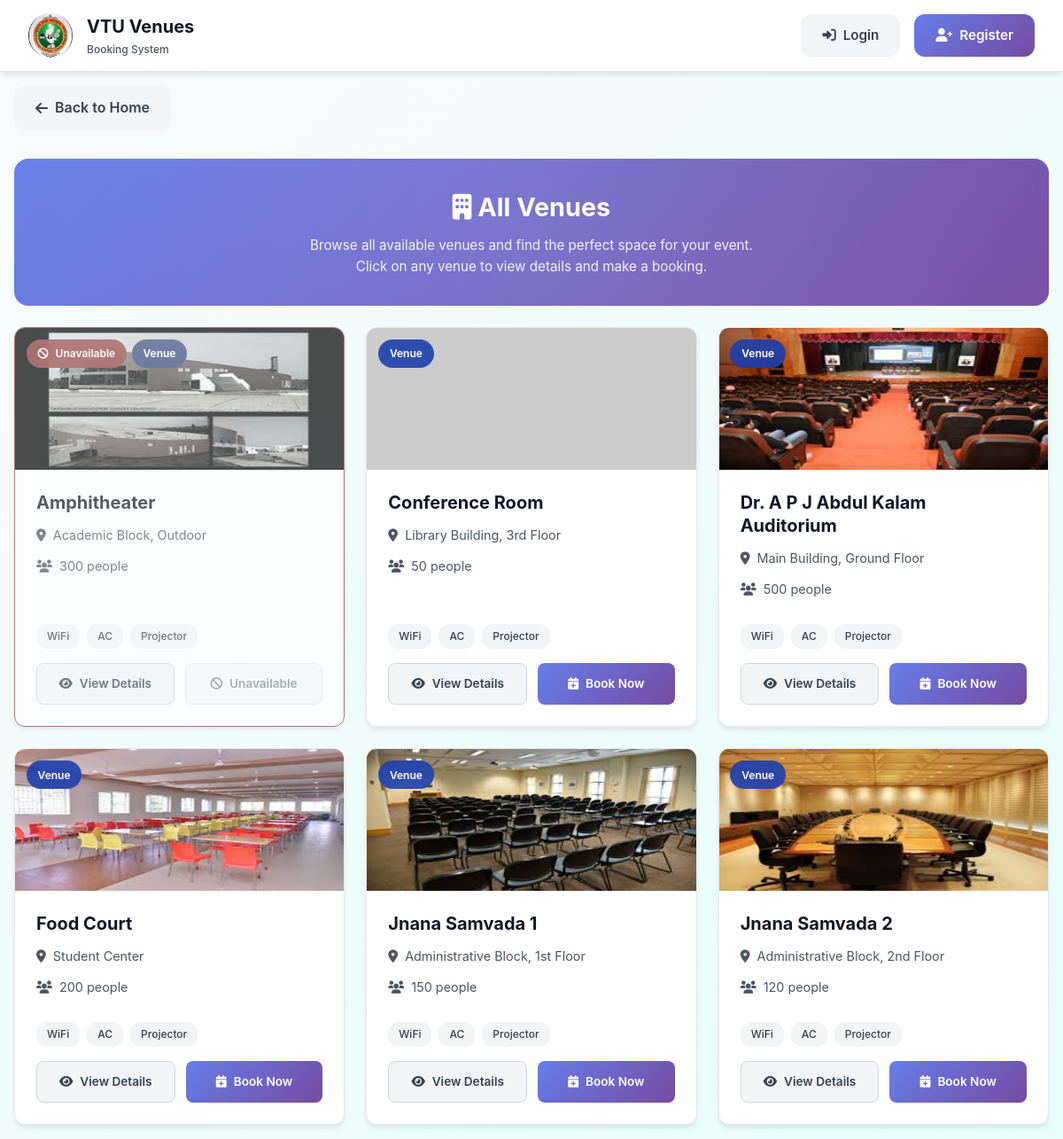
Screenshot of /public/venues.php with the database file from the repository.
### tables this page shows
CREATE TABLE `venues` (
  `id` int NOT NULL AUTO_INCREMENT,
  `name` varchar(150) NOT NULL,
  `location` varchar(255) DEFAULT NULL,
  `capacity` int DEFAULT NULL,
  `price` decimal(10,2) DEFAULT NULL,
  `description` text,
  `is_available` tinyint(1) DEFAULT '1',
  `image` varchar(255) DEFAULT 'default_venue.jpg',
  PRIMARY KEY (`id`)
);

### public/venues.php (the view, shortened to what this page needs)
<?php
include '../api/config.php';
$user_logged_in = isset($_SESSION['user_id']);
$stmt = $conn->prepare("SELECT * FROM venues ORDER BY name");
$stmt->execute();
$venues = $stmt->fetchAll(PDO::FETCH_ASSOC);
?>
<!DOCTYPE html>
<html lang="en">
<head>
    <link href="https://cdnjs.cloudflare.com/ajax/libs/font-awesome/6.0.0/css/all.min.css" rel="stylesheet">
</head>
<body>
    <nav class="navbar">
        <div class="nav-container">
            <a href="index.php" class="nav-logo">
                <img src="images/vtu_logo.png" alt="VTU Logo">
                <div>
                    <div style="font-size: 1.25rem; font-weight: 700;">VTU Venues</div>
                    <div style="font-size: 0.75rem; color: var(--gray-600); font-weight: 500;">Booking System</div>
                </div>
            </a>
            <div class="nav-menu">
                <?php if ($user_logged_in): ?>
                    <a href="user_dashboard.php" class="nav-btn btn-secondary">
                        <i class="fas fa-tachometer-alt"></i>
                        <span>Dashboard</span>
                    </a>
                    <a href="index.php#calendar" onclick="setTimeout(() => openCalendarModal(), 100)"
                        class="nav-btn btn-secondary">
                        <i class="fas fa-calendar"></i>
                        <span>Calendar</span>
                    </a>
                    <a href="logout.php" class="nav-btn btn-primary"></a>
                    <i class="fas fa-sign-out-alt"></i>
                    <span>Logout</span>
                    </a>
                <?php else: ?>
                    <a href="login.php" class="nav-btn btn-secondary">
                        <i class="fas fa-sign-in-alt"></i>
                        <span>Login</span>
                    </a>
                    <a href="register_vtu.php" class="nav-btn btn-primary">
                        <i class="fas fa-user-plus"></i>
                        <span>Register</span>
                    </a>
                <?php endif; ?>
            </div>
        </div>
    </nav>
    <div class="main-container">
        <a href="index.php" class="back-btn">
            <i class="fas fa-arrow-left"></i>
            Back to Home
        </a>
        <section class="page-header">
            <div class="page-header-content">
                <h1 class="page-title">
                    <i class="fas fa-building"></i>
                    All Venues
                </h1>
                <p class="page-subtitle">
                    Browse all available venues and find the perfect space for your event.
                    Click on any venue to view details and make a booking.
                </p>
            </div>
        </section>
        <div class="venues-grid">
            <?php foreach ($venues as $venue): ?>
                <?php $isAvailable = $venue['is_available']; ?>
                <div class="venue-card <?= !$isAvailable ? 'unavailable' : '' ?>" <?= $isAvailable ? "onclick='window.location.href=\"venue_details.php?id=" . $venue['id'] . "\"'" : '' ?>>
                    <?php
                    $imagePath = 'images/' . ($venue['image'] ?? 'default_venue.jpg');
                    if (!file_exists($imagePath)) {
                        $imagePath = 'https://via.placeholder.com/400x240/1e40af/ffffff?text=' . urlencode($venue['name']);
                    }
                    ?>
                    <img src="<?= $imagePath ?>" alt="<?= htmlspecialchars($venue['name']) ?>" class="venue-image">
                    <div class="venue-badges">
                        <?php if (!$isAvailable): ?>
                            <div class="venue-badge badge-unavailable">
                                <i class="fas fa-ban"></i>
                                Unavailable
                            </div>
                        <?php endif; ?>
                        <div class="venue-badge badge-type">
                            <?= ucfirst($venue['type'] ?? 'Venue') ?>
                        </div>
                    </div>
                    <div class="venue-content">
                        <h3 class="venue-title"><?= htmlspecialchars($venue['name']) ?></h3>
                        <div class="venue-location">
                            <i class="fas fa-map-marker-alt"></i>
                            <span><?= htmlspecialchars($venue['location']) ?></span>
                        </div>
                        <div class="venue-details">
                            <div class="venue-capacity">
                                <i class="fas fa-users"></i>
                                <span><?= htmlspecialchars($venue['capacity']) ?> people</span>
                            </div>
                        </div>
                        <div class="venue-amenities">
                            <div class="amenity-tag">WiFi</div>
                            <div class="amenity-tag">AC</div>
                            <div class="amenity-tag">Projector</div>
                        </div>
                        <div class="venue-actions">
                            <a href="venue_details.php?id=<?= $venue['id'] ?>" onclick="event.stopPropagation()"
                                class="venue-btn venue-btn-secondary">
                                <i class="fas fa-eye"></i>
                                View Details
                            </a>
                            <?php if ($isAvailable): ?>
                                <a href="book_venue.php?id=<?= $venue['id'] ?>" onclick="event.stopPropagation()"
                                    class="venue-btn venue-btn-primary">
                                    <i class="fas fa-calendar-plus"></i>
                                    Book Now
                                </a>
                            <?php else: ?>
                                <span class="venue-btn venue-btn-secondary" style="opacity: 0.6; cursor: not-allowed;">
                                    <i class="fas fa-ban"></i>
                                    Unavailable
                                </span>
                            <?php endif; ?>
                        </div>
                    </div>
                </div>
            <?php endforeach; ?>
        </div>
    </div>
</body>
</html>

### rows the page displays
venues: image (picture), is_available 0 (drawn), type "Venue", name "Amphitheater", location "Academic Block, Outdoor", capacity "300"
venues: type "Venue", name "Conference Room", location "Library Building, 3rd Floor", capacity "50"
venues: image (picture), type "Venue", name "Dr. A P J Abdul Kalam Auditorium", location "Main Building, Ground Floor", capacity "500"
venues: image (picture), type "Venue", name "Food Court", location "Student Center", capacity "200"
venues: image (picture), type "Venue", name "Jnana Samvada 1", location "Administrative Block, 1st Floor", capacity "150"
venues: image (picture), type "Venue", name "Jnana Samvada 2", location "Administrative Block, 2nd Floor", capacity "120"
